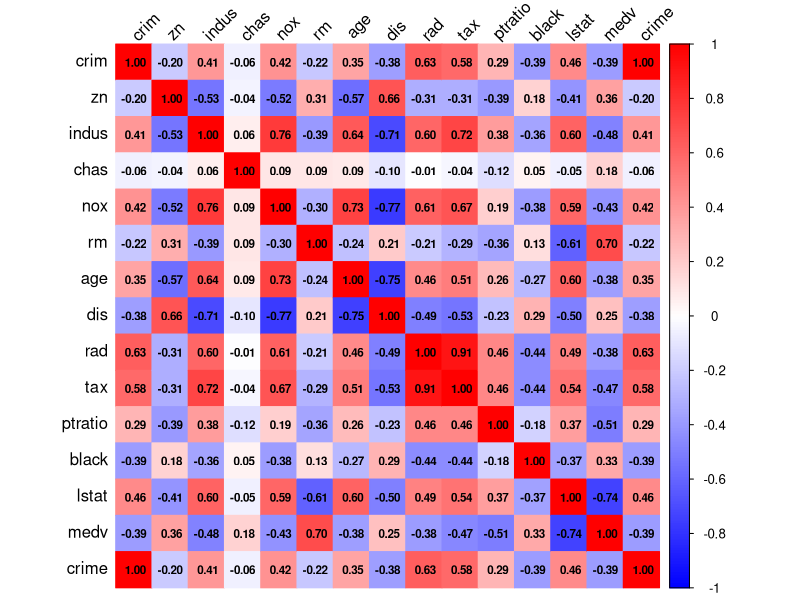
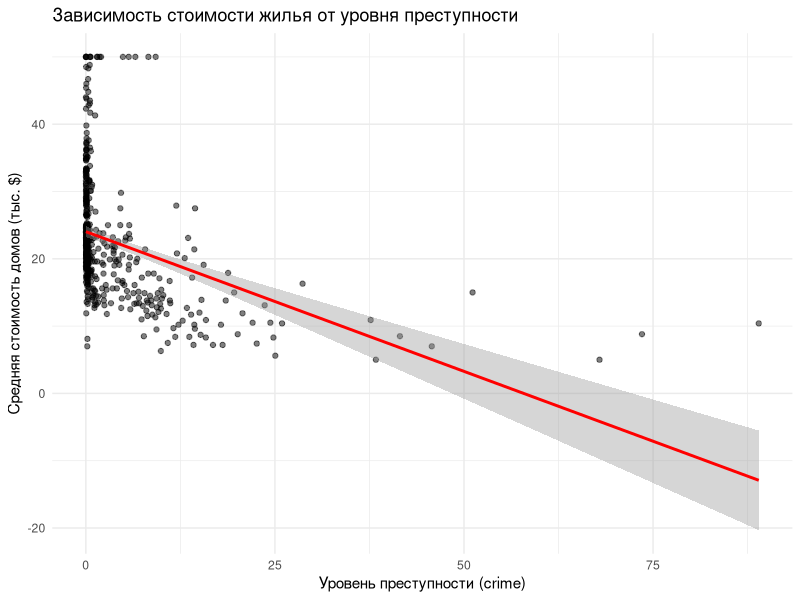
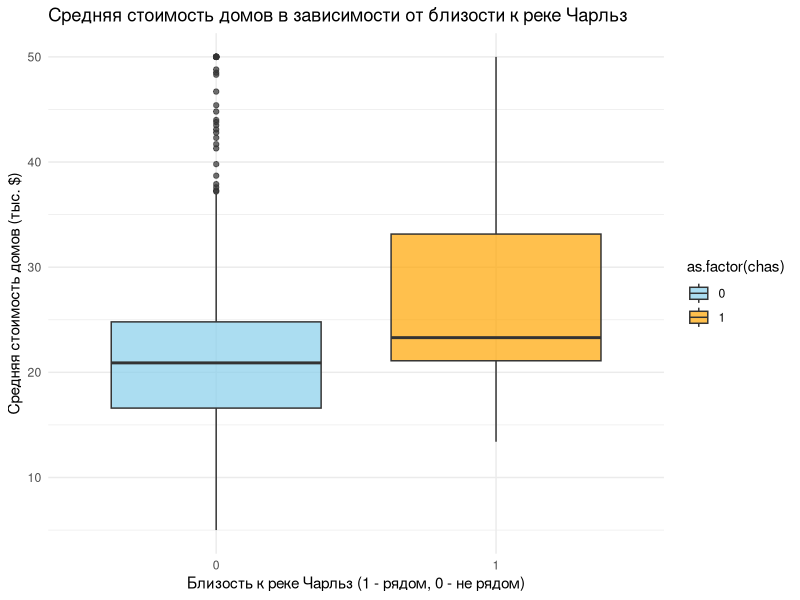
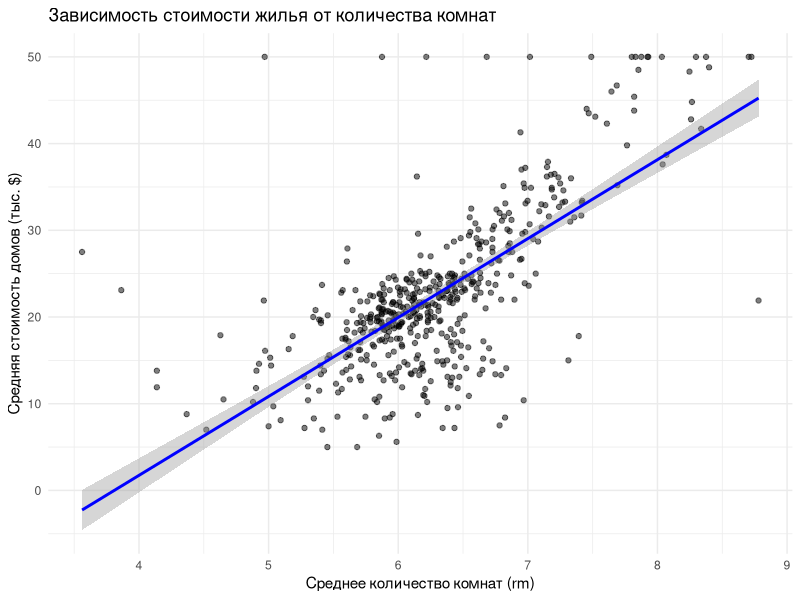
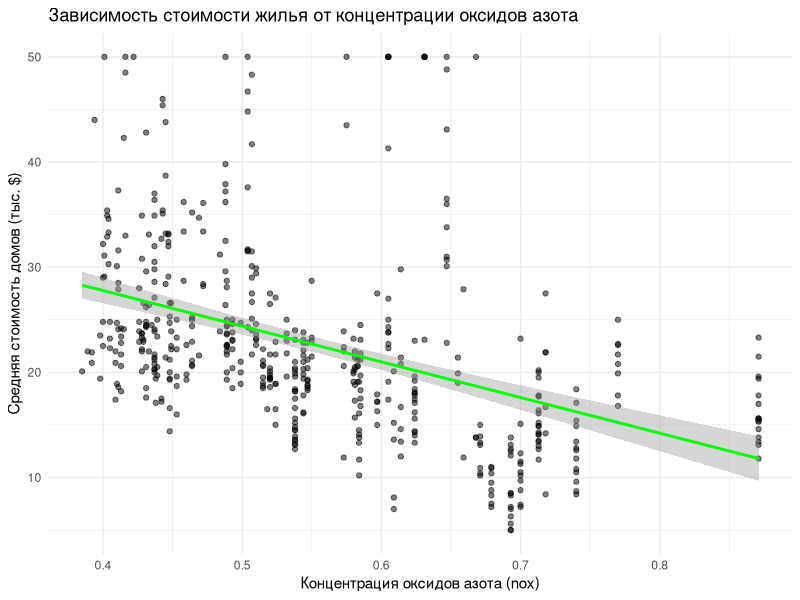
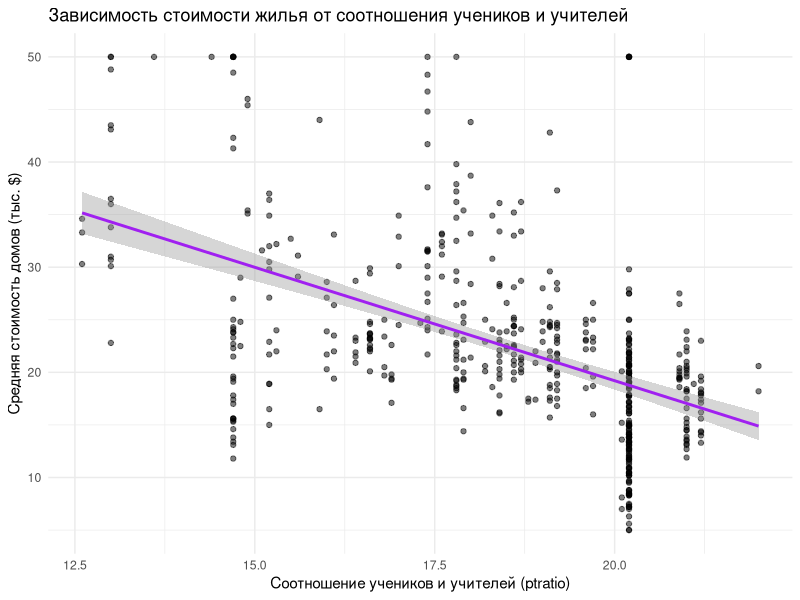
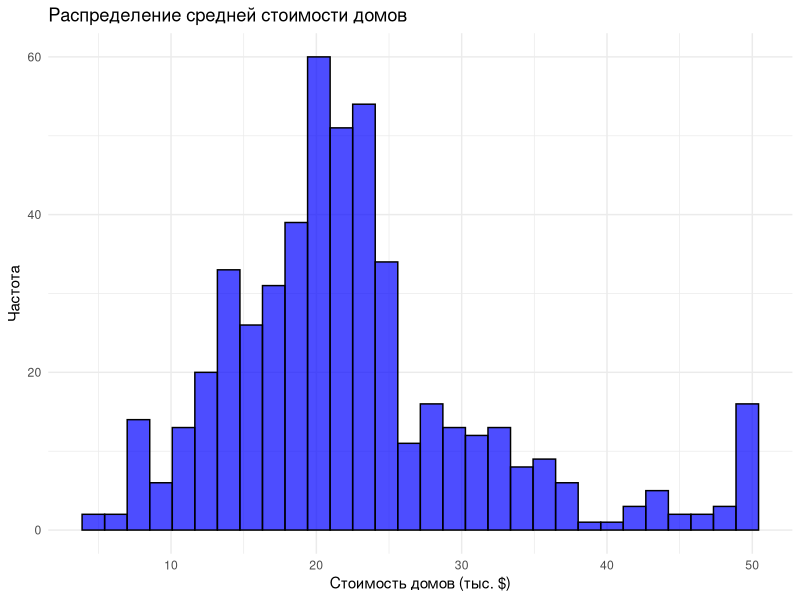

The R source for these figures, in order:
## ---- chunk 1
library(MASS)
library(ggplot2)
library(dplyr)
library(corrplot)
library(tidyr)

options(warn = -1)

data("Boston")
data_houses <- Boston

head(data_houses)

dim(data_houses)

str(data_houses)

summary(data_houses)

# crime   - уровень преступности на человека населения в разбивке по городам
# zn      - количество земель под жилую застройку, разделенных на участки площадью более 25 000 кв.футов
# indus   - доля акров (0.4 гектар), не связанных с розничной торговлей, в расчете на один город
# chas    - переменная Charles River (= 1, если участок граничит с рекой; 0 в противном случае)
# nox     - концентрация оксидов азота (частей на 10 миллионов)
# rm      - среднее количество комнат в доме
# age     - доля жилых помещений, построенных владельцами до 1940
# dis     - взвешенные расстояния до пяти бостонских центров занятости
# rad     - индекс доступности радиальных автомагистралей
# tax     - я ставка налога на недвижимость с полной стоимости на 10 000 долларов
# ptratio - соотношение учеников и учителей по городам.
# black   - доля чернокожих в разбивке по городам
# lstat   - процент населения с более низким статусом
# medv    - средняя стоимость домов, занимаемых владельцами, на 1000 долларов США

# Дополнительные преобразование
replace_na_with_mean <- function(df) {
  df[] <- lapply(df, function(x) if (is.numeric(x)) ifelse(is.na(x), mean(x, na.rm = TRUE), x) else x)
  return(df)
}

number_of_NA <- length(which(is.na(data_houses) == TRUE))
print(paste("Число пропущенных значений:", number_of_NA))

data_houses <- replace_na_with_mean(data_houses)

number_of_NA <- length(which(is.na(data_houses) == TRUE))
print(paste("Число пропущенных значений:", number_of_NA))

data_houses$crime <- data_houses$crim

str(data_houses)

print(dim(data_houses))
print(names(data_houses))
print(head(data_houses$crime))

data_houses$crime <- as.numeric(as.character(data_houses$crime))
data_houses$medv <- as.numeric(as.character(data_houses$medv))

# Проверяем итоговые данные
summary(data_houses)

# --- Постановка задачи ---
# Цель: Выявить, какие факторы (переменные) оказывают влияние на среднюю стоимость домов (medv).

# --- Глобальная гипотеза ---
# Средняя стоимость домов (medv) зависит от социально-экономических, экологических и инфраструктурных факторов.

# --- Субгипотезы ---
# 1. Уровень преступности (crime) оказывает влияние на стоимость жилья.
# 2. Близость к реке Чарльз (chas) влияет на стоимость жилья.
# 3. Количество комнат (rm) оказывает положительное влияние на стоимость жилья.
# 4. Концентрация оксидов азота (nox) оказывает отрицательное влияние на стоимость жилья.
# 5. Соотношение учеников и учителей (ptratio) влияет на стоимость жилья.

# --- Предварительный анализ данных ---

# Построение корреляционной матрицы для количественных переменных
quantitative_vars <- data_houses %>% select(-chas)  # chas - категориальная переменная
cor_matrix <- cor(quantitative_vars)

# Визуализация корреляционной матрицы
cor_matrix <- cor(data_houses)
colors     <- colorRampPalette(c("blue", "white", "red"))(200)

corrplot(cor_matrix, col = colors, tl.col = "black", tl.srt = 45, method = "color", addCoef.col = "black", number.cex = 0.7)
# --- Гипотеза 1: Уровень преступности (crime) влияет на стоимость жилья ---
# H0: Уровень преступности не влияет на стоимость жилья.
# Hа: Уровень преступности отрицательно влияет на стоимость жилья.

# Корреляционный анализ
cor_test_crime <- cor.test(data_houses$crime, data_houses$medv)
cor_test_crime

# Визуализация зависимости
ggplot(data_houses, aes(x = crime, y = medv)) +
  geom_point(alpha = 0.5) +
  geom_smooth(method = "lm", col = "red", se = TRUE) +
  labs(title = "Зависимость стоимости жилья от уровня преступности",
       x = "Уровень преступности (crime)",
       y = "Средняя стоимость домов (тыс. $)") +
  theme_minimal()

# --- Гипотеза 2: Близость к реке Чарльз (chas) влияет на стоимость жилья ---
# H0: Близость к реке не влияет на стоимость жилья.
# Hа: Близость к реке положительно влияет на стоимость жилья.

# t-тест для независимых выборок
t_test_chas <- t.test(medv ~ chas, data = data_houses)
t_test_chas

# Визуализация
ggplot(data_houses, aes(x = as.factor(chas), y = medv, fill = as.factor(chas))) +
  geom_boxplot(alpha = 0.7) +
  labs(title = "Средняя стоимость домов в зависимости от близости к реке Чарльз",
       x = "Близость к реке Чарльз (1 - рядом, 0 - не рядом)",
       y = "Средняя стоимость домов (тыс. $)") +
  scale_fill_manual(values = c("skyblue", "orange")) +
  theme_minimal()

# --- Гипотеза 3: Количество комнат (rm) положительно влияет на стоимость жилья ---
# H0: Количество комнат не влияет на стоимость жилья.
# Hа: Количество комнат положительно влияет на стоимость жилья.

# Корреляционный анализ
cor_test_rm <- cor.test(data_houses$rm, data_houses$medv)
cor_test_rm

# Визуализация
ggplot(data_houses, aes(x = rm, y = medv)) +
  geom_point(alpha = 0.5) +
  geom_smooth(method = "lm", col = "blue", se = TRUE) +
  labs(title = "Зависимость стоимости жилья от количества комнат",
       x = "Среднее количество комнат (rm)",
       y = "Средняя стоимость домов (тыс. $)") +
  theme_minimal()

# --- Гипотеза 4: Уровень концентрации оксидов азота (nox) влияет на стоимость жилья ---
# H0: Уровень концентрации оксидов азота не влияет на стоимость жилья.
# Hа: Уровень концентрации оксидов азота отрицательно влияет на стоимость жилья.

# Корреляционный анализ
cor_test_nox <- cor.test(data_houses$nox, data_houses$medv)
cor_test_nox

# Визуализация
ggplot(data_houses, aes(x = nox, y = medv)) +
  geom_point(alpha = 0.5) +
  geom_smooth(method = "lm", col = "green", se = TRUE) +
  labs(title = "Зависимость стоимости жилья от концентрации оксидов азота",
       x = "Концентрация оксидов азота (nox)",
       y = "Средняя стоимость домов (тыс. $)") +
  theme_minimal()

# --- Гипотеза 5: Соотношение учеников и учителей (ptratio) влияет на стоимость жилья ---
# H0: Соотношение учеников и учителей не влияет на стоимость жилья.
# Hа: Более высокое соотношение учеников и учителей отрицательно влияет на стоимость жилья.

# Корреляционный анализ
cor_test_ptratio <- cor.test(data_houses$ptratio, data_houses$medv)
cor_test_ptratio

# Визуализация
ggplot(data_houses, aes(x = ptratio, y = medv)) +
  geom_point(alpha = 0.5) +
  geom_smooth(method = "lm", col = "purple", se = TRUE) +
  labs(title = "Зависимость стоимости жилья от соотношения учеников и учителей",
       x = "Соотношение учеников и учителей (ptratio)",
       y = "Средняя стоимость домов (тыс. $)") +
  theme_minimal()

# --- Постановка задачи ---
# Цель: Выявить влияние различных факторов на стоимость жилья (`medv`).

# --- Гипотезы ---
# H0: Распределение переменных `medv`, `crime` и других количественных переменных нормально.
# Hа: Распределение этих переменных отклоняется от нормального.

# --- Тесты на нормальность ---
# Шапиро-Уилк
shapiro_medv <- shapiro.test(data_houses$medv)
shapiro_crime <- shapiro.test(data_houses$crime)

# Колмогоров-Смирнов
ks_medv <- ks.test(data_houses$medv, "pnorm", mean(data_houses$medv), sd(data_houses$medv))
ks_crime <- ks.test(data_houses$crime, "pnorm", mean(data_houses$crime), sd(data_houses$crime))

print("Тест Шапиро-Уилка для медв:")
print(shapiro_medv)

print("Тест Колмогорова-Смирнова для медв:")
print(ks_medv)

# --- Анализ категориальных данных ---
# Переменная `chas` (близость к реке Чарльз)
# H0: Близость к реке не связана с высокой стоимостью жилья (medv).
# Hа: Близость к реке связана с высокой стоимостью жилья.

# Преобразование в категории
data_houses$medv_cat <- ifelse(data_houses$medv > median(data_houses$medv), "high", "low")

# Таблица сопряженности
contingency_table <- table(data_houses$chas, data_houses$medv_cat)

# Тест хи-квадрат
chi_test <- chisq.test(contingency_table)

# Точный тест Фишера
fisher_test <- fisher.test(contingency_table)

print("Тест хи-квадрат:")
print(chi_test)

print("Точный тест Фишера:")
print(fisher_test)

# --- Мощность критериев ---
# Уровень значимости
alpha <- 0.05

# Шапиро-Уилк (для мощности требуется симуляция или расчет)
# Оценка мощности на основе п-значения
shapiro_power <- ifelse(shapiro_medv$p.value < alpha, "H0 отклонена (мощность есть)", "H0 не отклонена (мощность низкая)")

# Хи-квадрат
chi_power <- ifelse(chi_test$p.value < alpha, "H0 отклонена (мощность есть)", "H0 не отклонена (мощность низкая)")

# Результаты мощности
print("Оценка мощности тестов:")
print(paste("Шапиро-Уилк:", shapiro_power))
print(paste("Хи-квадрат:", chi_power))

# --- Графики ---
# Распределение `medv` (для проверки нормальности)
ggplot(data_houses, aes(x = medv)) +
  geom_histogram(bins = 30, fill = "blue", color = "black", alpha = 0.7) +
  labs(title = "Распределение средней стоимости домов", x = "Стоимость домов (тыс. $)", y = "Частота") +
  theme_minimal()

# Итоговые выводы
print("Итоговые выводы:")
print("1. Тесты на нормальность: Распределение `medv` и `crime` не является нормальным (по Шапиро-Уилку).")
print("2. Хи-квадрат и точный тест Фишера: Есть статистически значимая связь между близостью к реке и стоимостью домов.")
